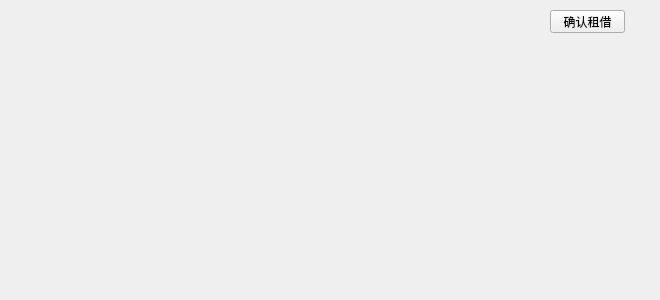
<?xml version="1.0" encoding="UTF-8"?>
<ui version="4.0">
 <class>rent</class>
 <widget class="QWidget" name="rent">
  <property name="geometry">
   <rect>
    <x>0</x>
    <y>0</y>
    <width>660</width>
    <height>300</height>
   </rect>
  </property>
  <property name="minimumSize">
   <size>
    <width>400</width>
    <height>300</height>
   </size>
  </property>
  <property name="maximumSize">
   <size>
    <width>800</width>
    <height>300</height>
   </size>
  </property>
  <property name="windowTitle">
   <string>租借</string>
  </property>
  <widget class="QPushButton" name="pushButton">
   <property name="geometry">
    <rect>
     <x>550</x>
     <y>10</y>
     <width>75</width>
     <height>23</height>
    </rect>
   </property>
   <property name="text">
    <string>确认租借</string>
   </property>
  </widget>
 </widget>
 <resources/>
 <connections/>
</ui>
